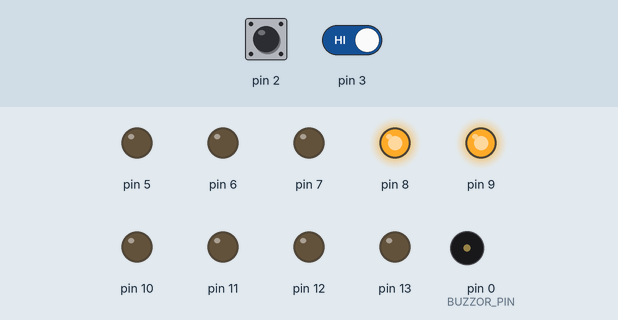
Recording of a sketch running on a simulated Arduino Uno, built with avr-gcc and run on an emulated ATmega328P. Shown: output pins drawn as LEDs (lit = HIGH), buzzer (waves = sounding). The test bench sets the inputs (shaded band); at power-on: pin 2 HIGH, pin 3 HIGH.

Above: at 1.2 s.
1.3 s: pin 2 pulsed LOW 5 times (0.12 s each, 0.3 s apart)
At 2.9 s:
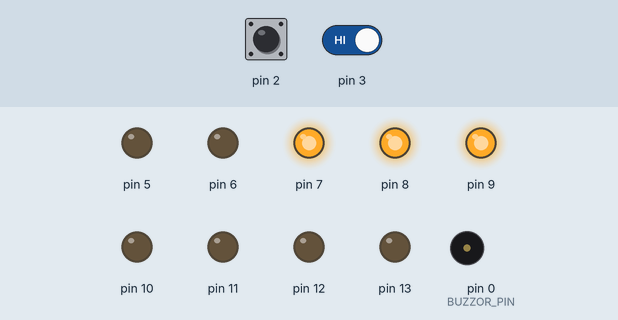
4.3 s: pin 3 driven LOW
At 5.5 s:
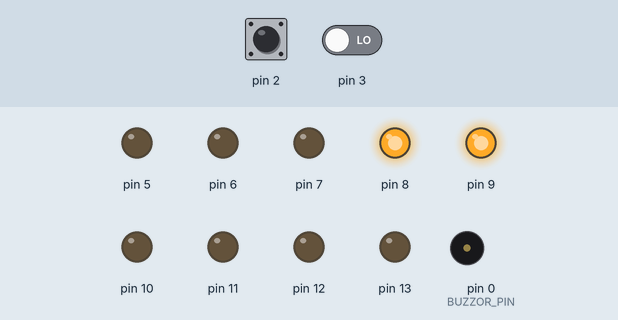
5.8 s: pin 2 driven LOW
At 6.6 s:
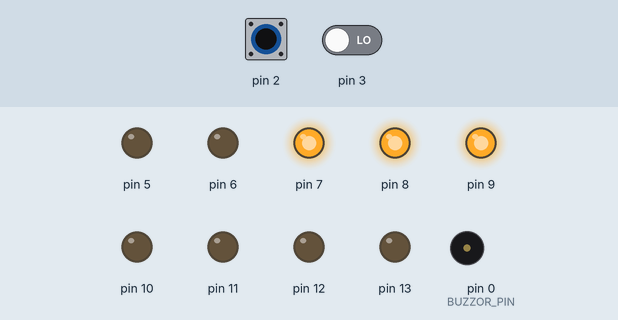
7.3 s: pin 2 pulsed HIGH 5 times (0.12 s each, 0.3 s apart)
At 9.3 s:
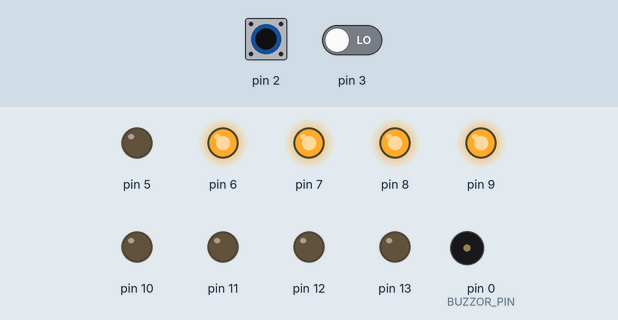
Timing chart, 0 to 10.8 s (numbered marks = the images above; inputs shaded):
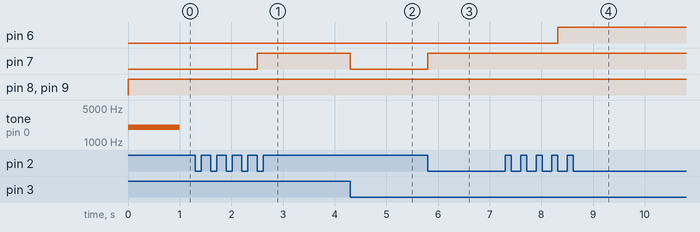

Measured:
- after the input at 1.3 s, pin 7: LOW → HIGH after 1.2 s
- after the input at 4.3 s, pin 7: HIGH → LOW at once
- after the input at 5.8 s, pin 7: LOW → HIGH at once
- after the input at 7.3 s, pin 6: LOW → HIGH after 1.0 s

The sketch:

tug_game.ino
```cpp
#define BUZZOR_PIN 0
#define FIRST_BAR_PIN 4
#define BAR_COUNT 10
#define MAX_SCORE 20


volatile int score = 0;

void setup() {
    for (int i = 0; i < BAR_COUNT; ++i)
        pinMode(i + FIRST_BAR_PIN, OUTPUT);
    pinMode(BUZZOR_PIN, OUTPUT);
    attachInterrupt(1, pushP1, FALLING);
    attachInterrupt(0, pushP2, FALLING);
}

void pushP1() { ++score; };
void pushP2() { --score; };

void loop() {
    tone(BUZZOR_PIN, 2000, 1000);

    while(abs(score) < MAX_SCORE) {
        int bound = map(score, -MAX_SCORE, MAX_SCORE, 0, BAR_COUNT);
        int left = min(bound, BAR_COUNT / 2 - 1);
        int right = max(bound, BAR_COUNT / 2);
        for (int i = 0; i < BAR_COUNT; ++i)
            digitalWrite(i + FIRST_BAR_PIN, i >= left && i <= right);
    }
    tone(BUZZOR_PIN, 4000, 1000);
    while (true) {}
}
```
